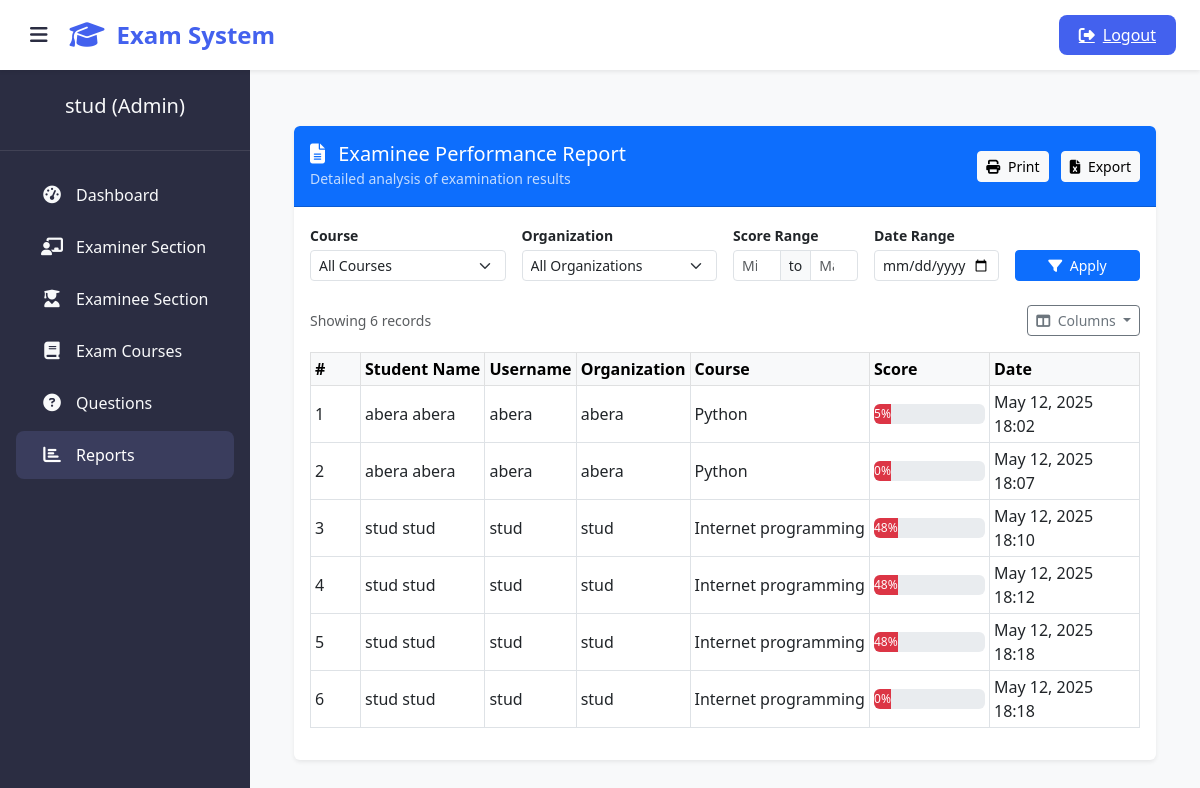
Page /admin-report (signed in) on the earlier database version.
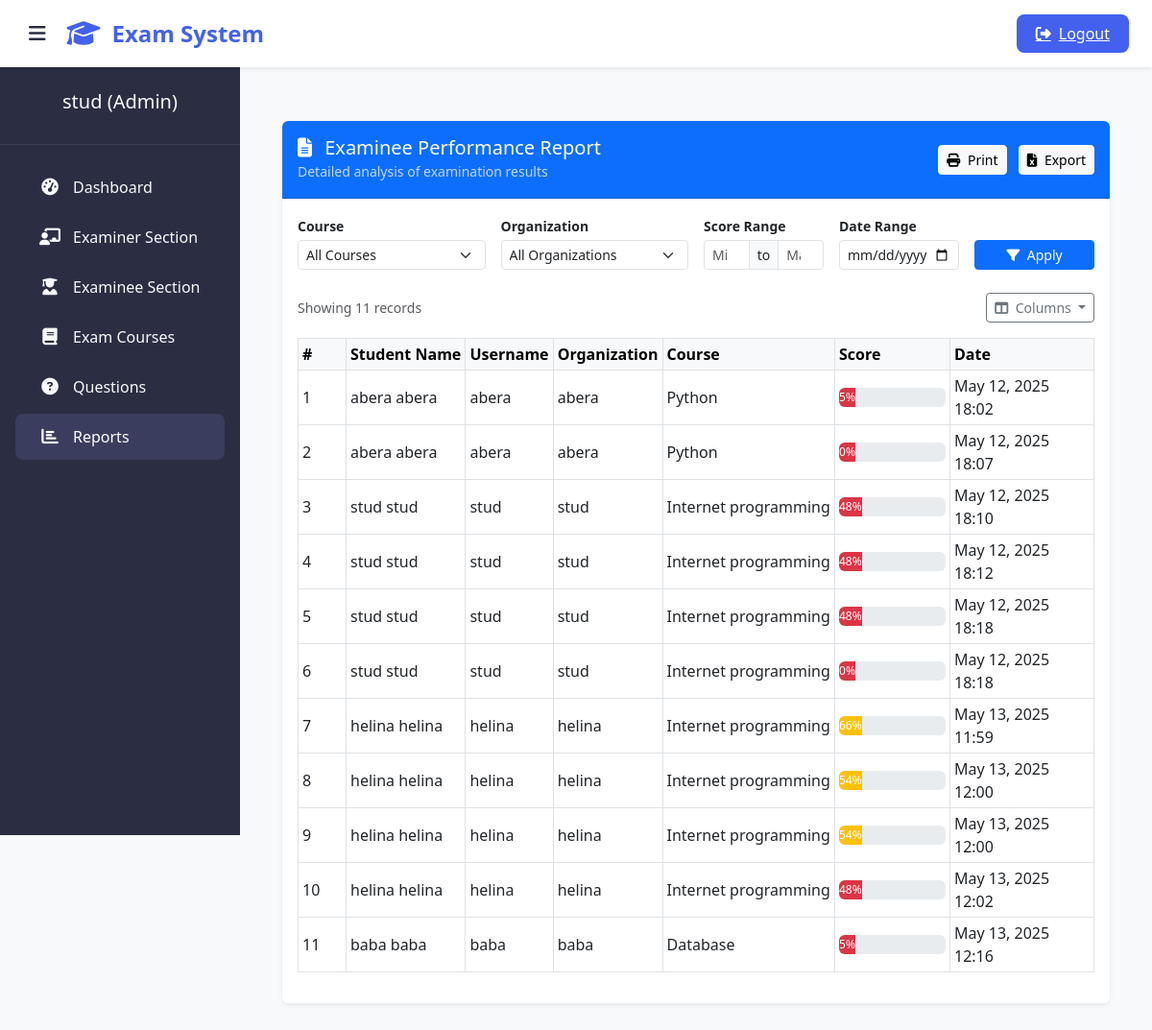
Same page on the later database version.
### exam/models.py (models this page shows, shortened)
class Result(models.Model):
    student = models.ForeignKey(Student,on_delete=models.CASCADE)
    exam = models.ForeignKey(Course,on_delete=models.CASCADE)
    marks = models.PositiveIntegerField()
    date = models.DateTimeField(auto_now=True)

class Course(models.Model):
   course_name = models.CharField(max_length=50)
   question_number = models.PositiveIntegerField()
   total_marks = models.PositiveIntegerField()
   given_time = models.PositiveIntegerField(default=60)

### student/models.py (models this page shows, shortened)
class Student(models.Model):
    user=models.OneToOneField(User,on_delete=models.CASCADE)
    address = models.CharField(max_length=40)
    mobile = models.CharField(max_length=20,null=False)
    organization = models.CharField(max_length=200, null=False)
    course = models.ForeignKey(
        'exam.Course',
        on_delete=models.SET_NULL,
        null=True
    )
    @property
    def get_name(self):
        return self.user.first_name+" "+self.user.last_name

### exam/views.py (the view)
# urls.py: path('admin-report', views.report_view, name = 'report-view'),
@login_required(login_url='adminlogin')
def report_view(request):
    courses = models.Course.objects.all()
    organizations = models.Student.objects.values_list('organization', flat=True).distinct()
    results = models.Result.objects.select_related('student', 'exam')
    course_id = request.GET.get('course')
    organization = request.GET.get('organization')
    min_mark = request.GET.get('min_mark')
    max_mark = request.GET.get('max_mark')
    if course_id:
        results = results.filter(exam__id=course_id)
    if organization:
        results = results.filter(student__organization=organization)
    if min_mark:
        results = results.filter(marks__gte=min_mark)
    if max_mark:
        results = results.filter(marks__lte=max_mark)
    context = {
        'results': results,
        'courses': courses,
        'organizations': organizations,
        'selected_course': course_id,
        'selected_org': organization,
        'min_mark': min_mark,
        'max_mark': max_mark,
    }
    return render(request, 'exam/report_view.html', context)

### templates/exam/report_view.html (shortened to what this page needs)
{% extends 'exam/adminbase.html' %}
{% block content %}
<div class="container py-4">
  <div class="card shadow-sm border-0 overflow-hidden">
    <div class="card-header bg-primary text-white d-flex justify-content-between align-items-center py-3">
      <div>
        <h5 class="mb-0"><i class="fas fa-file-alt me-2"></i> Examinee Performance Report</h5>
        <small class="opacity-75">Detailed analysis of examination results</small>
      </div>
      <div>
        <button class="btn btn-light btn-sm me-2" onclick="printReport()">
          <i class="fas fa-print me-1"></i> Print
        </button>
        <button class="btn btn-light btn-sm" onclick="exportToExcel()">
          <i class="fas fa-file-excel me-1"></i> Export
        </button>
      </div>
    </div>
    <div class="card-body">
      <form id="filter-form" method="get" class="row g-3 mb-4">
        <div class="col-md-3">
          <label class="form-label fw-semibold small mb-1">Course</label>
          <select name="course" class="form-select form-select-sm auto-submit">
            <option value="">All Courses</option>
          </select>
        </div>
        <div class="col-md-3">
          <label class="form-label fw-semibold small mb-1">Organization</label>
          <select name="organization" class="form-select form-select-sm auto-submit">
            <option value="">All Organizations</option>
          </select>
        </div>
        <div class="col-md-2">
          <label class="form-label fw-semibold small mb-1">Score Range</label>
          <div class="input-group input-group-sm">
            <input type="number" name="min_mark" value="{{ min_mark }}" class="form-control auto-submit" placeholder="Min" min="0" max="100">
            <span class="input-group-text">to</span>
            <input type="number" name="max_mark" value="{{ max_mark }}" class="form-control auto-submit" placeholder="Max" min="0" max="100">
          </div>
        </div>
        <div class="col-md-2">
          <label class="form-label fw-semibold small mb-1">Date Range</label>
          <input type="date" name="exam_date" class="form-control form-control-sm" value="{{ selected_date }}">
        </div>
        <div class="col-md-2 d-flex align-items-end">
          <button type="submit" class="btn btn-primary btn-sm w-100">
            <i class="fas fa-filter me-1"></i> Apply
          </button>
        </div>
      </form>
      {% if results %}
      <div id="report-section">
        <div class="d-flex justify-content-between align-items-center mb-3">
          <div class="text-muted small">
            Showing {{ results|length }} records
          </div>
          <div class="dropdown">
            <button class="btn btn-outline-secondary btn-sm dropdown-toggle" type="button" data-bs-toggle="dropdown">
              <i class="fas fa-columns me-1"></i> Columns
            </button>
          </div>
        </div>
        <div class="table-responsive">
          <table class="table table-sm table-hover table-bordered align-middle" id="report-table">
            <thead class="table-light">
              <tr>
                <th width="50">#</th>
                <th>Student Name</th>
                <th>Username</th>
                <th>Organization</th>
                <th>Course</th>
                <th width="120">Score</th>
                <th width="150">Date</th>
              </tr>
            </thead>
            <tbody>
              {% for result in results %}
              <tr>
                <td>{{ forloop.counter }}</td>
                <td>{{ result.student.get_name }}</td>
                <td>{{ result.student.user.username }}</td>
                <td>{{ result.student.organization }}</td>
                <td>{{ result.exam.course_name }}</td>
                <td>
                  <div class="progress" style="height: 20px;">
                    <div class="progress-bar {% if result.marks >= 75 %}bg-success{% elif result.marks >= 50 %}bg-warning{% else %}bg-danger{% endif %}"
                         role="progressbar" style="width: {{ result.marks }} %"
                         aria-valuenow="{{ result.marks }}" aria-valuemin="0" aria-valuemax="100">
                      {{ result.marks }}%
                    </div>
                  </div>
                </td>
                <td>{{ result.date|date:"M d, Y H:i" }}</td>
              </tr>
              {% endfor %}
            </tbody>
          </table>
        </div>
      </div>
      {% endif %}
    </div>
  </div>
</div>
{% endblock %}

### templates/exam/adminbase.html (shortened to what this page needs)
<!DOCTYPE html>
{% load static %}
<html lang="en" dir="ltr">
<head>
  <link href="https://cdn.jsdelivr.net/npm/bootstrap@5.3.0/dist/css/bootstrap.min.css" rel="stylesheet">
  <link rel="stylesheet" href="https://cdnjs.cloudflare.com/ajax/libs/font-awesome/6.4.0/css/all.min.css">
</head>
<body>
  <header class="admin-header shadow-sm">
    <button class="sidebar-toggle" id="sidebarToggle">
      <i class="fas fa-bars"></i>
    </button>
    <div class="brand-logo">
      <i class="fas fa-graduation-cap"></i>
      <span>Exam System</span>
    </div>
    <div class="ms-auto">
      <a href="/logout" class="logout-btn">
        <i class="fas fa-sign-out-alt"></i>
        <span>Logout</span>
      </a>
    </div>
  </header>
  <aside class="admin-sidebar">
    <div class="sidebar-profile">
      <h5 class="profile-name">{{user.username}} (Admin) </h5>
    </div>
    <nav class="sidebar-menu">
      <a href="/admin-dashboard" class="menu-item active">
        <i class="fas fa-tachometer-alt"></i>
        <span>Dashboard</span>
      </a>
      <a href="/admin-teacher" class="menu-item">
        <i class="fas fa-chalkboard-teacher"></i>
        <span>Examiner Section</span>
      </a>
      <a href="/admin-student" class="menu-item">
        <i class="fas fa-user-graduate"></i>
        <span>Examinee Section</span>
      </a>
      <a href="/admin-course" class="menu-item">
        <i class="fas fa-book"></i>
        <span>Exam Courses</span>
      </a>
      <a href="/admin-question" class="menu-item">
        <i class="fas fa-question-circle"></i>
        <span>Questions</span>
      </a>
      <a href="/admin-report" class="menu-item">
        <i class="fas fa-chart-bar"></i>
        <span>Reports</span>
      </a>
    </nav>
  </aside>
  <main class="admin-content">
    {% block content %}
    {% endblock content %}
    {% include "exam/footer.html" %}
  </main>
</body>
</html>

### templates/exam/footer.html (shortened to what this page needs)
<!DOCTYPE html>
<html>
<head>
  <link rel="stylesheet" href="https://maxcdn.bootstrapcdn.com/font-awesome/4.7.0/css/font-awesome.min.css">
</head>
</html>

### templates/exam/adminbase.html (style rules this page uses)
:root { --primary-color: #4361ee; --primary-hover: #3a56d4; --sidebar-color: #2b2d42; --sidebar-hover: #3a3d5d; --content-bg: #f8f9fa; --text-light: #f8f9fa; --text-dark: #2b2d42; --border-radius: 8px; --transition: all 0.3s ease; }
body { font-family: 'Segoe UI', system-ui, -apple-system, sans-serif; background-color: var(--content-bg); color: var(--text-dark); overflow-x: hidden; }
.admin-header { background: white; box-shadow: 0 2px 10px rgba(0,0,0,0.1); height: 70px; position: fixed; top: 0; right: 0; left: 0; z-index: 1030; display: flex; align-items: center; padding: 0 1.5rem; }
.brand-logo { font-weight: 700; font-size: 1.5rem; color: var(--primary-color); display: flex; align-items: center; gap: 0.75rem; }
.brand-logo i { font-size: 1.75rem; }
.admin-sidebar { width: 250px; height: 100vh; position: fixed; top: 70px; left: 0; background: var(--sidebar-color); color: var(--text-light); transition: var(--transition); z-index: 1020; overflow-y: auto; }
.sidebar-profile { text-align: center; padding: 1.5rem 1rem; border-bottom: 1px solid rgba(255,255,255,0.1); }
.sidebar-menu { padding: 1rem 0; }
.menu-item { display: flex; align-items: center; padding: 0.75rem 1.5rem; color: var(--text-light); text-decoration: none; transition: var(--transition); margin: 0.25rem 1rem; border-radius: var(--border-radius); }
.menu-item:hover, .menu-item.active { background: var(--sidebar-hover); color: white; }
.menu-item i { width: 24px; text-align: center; margin-right: 0.75rem; font-size: 1.1rem; }
.admin-content { margin-left: 250px; margin-top: 70px; padding: 2rem; min-height: calc(100vh - 70px); transition: var(--transition); }
.logout-btn { background: var(--primary-color); color: white; border: none; padding: 0.5rem 1.25rem; border-radius: var(--border-radius); font-weight: 500; transition: var(--transition); display: flex; align-items: center; gap: 0.5rem; }
.sidebar-toggle { background: none; border: none; color: var(--text-dark); font-size: 1.25rem; cursor: pointer; margin-right: 1rem; }

Differences in the rows shown:
added Result: student.get_name "helina helina", student.user.username "helina", student.organization "helina", exam.course_name "Internet programming", marks "66", date "May 13, 2025 11:59"
added Result: student.get_name "helina helina", student.user.username "helina", student.organization "helina", exam.course_name "Internet programming", marks "54", date "May 13, 2025 12:00"
added Result: student.get_name "helina helina", student.user.username "helina", student.organization "helina", exam.course_name "Internet programming", marks "54", date "May 13, 2025 12:00"
added Result: student.get_name "helina helina", student.user.username "helina", student.organization "helina", exam.course_name "Internet programming", marks "48", date "May 13, 2025 12:02"
added Result: student.get_name "baba baba", student.user.username "baba", student.organization "baba", exam.course_name "Database", marks "5", date "May 13, 2025 12:16"
Other differences:
{{ results|length }}: "6" → "11"
